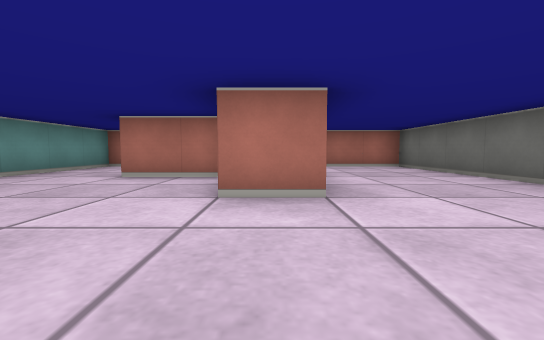
View 1 (above)

13 first-person views from a walk through a cub3D level. The camera is about half as high as the walls, tilts 4° down and sees 90° across. The floor is counted in squares. Each view is taken from the middle of a square. On the plan, view 1 faces up. The plan holds only what a view shows up to about 9 squares ahead; the rest is blank.

View 2
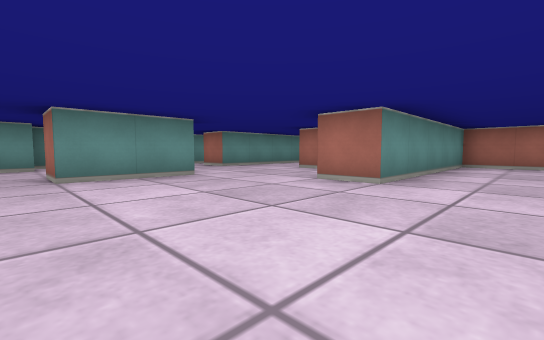

View 3
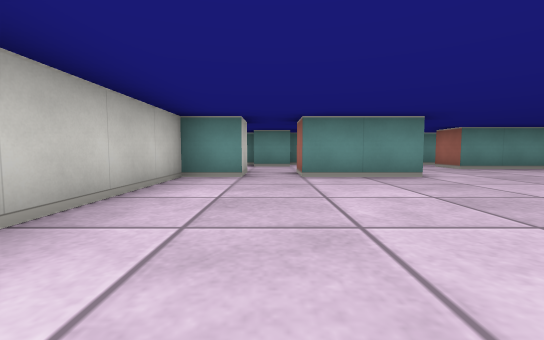

View 4
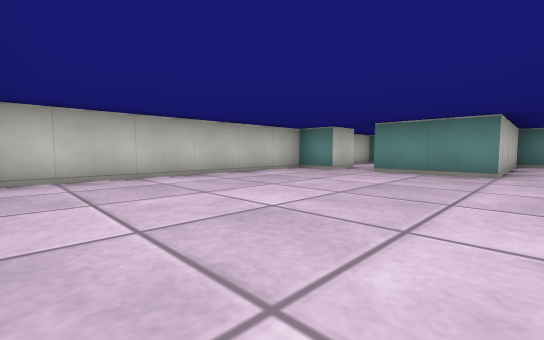

View 5
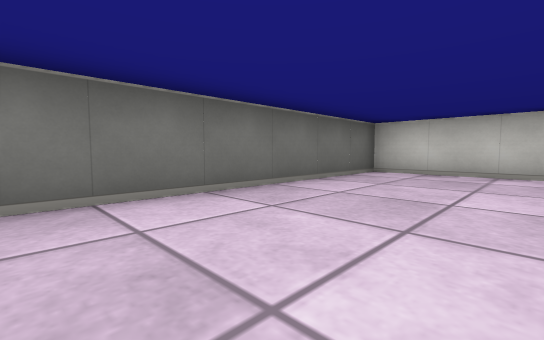

View 6
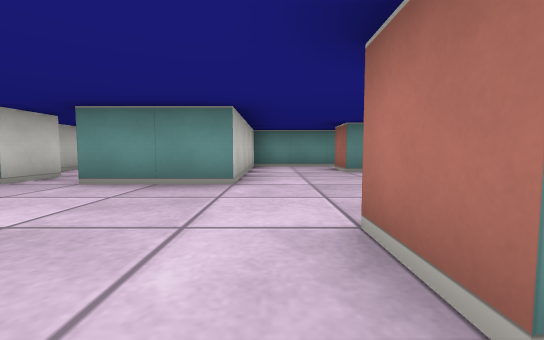

View 7
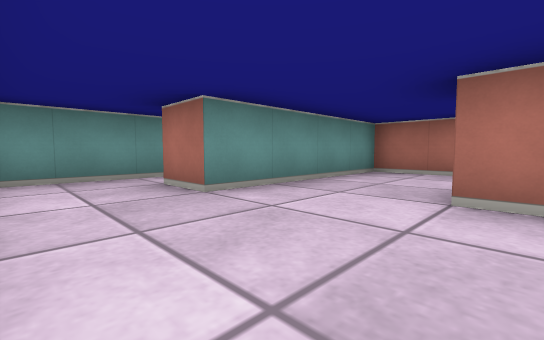

View 8
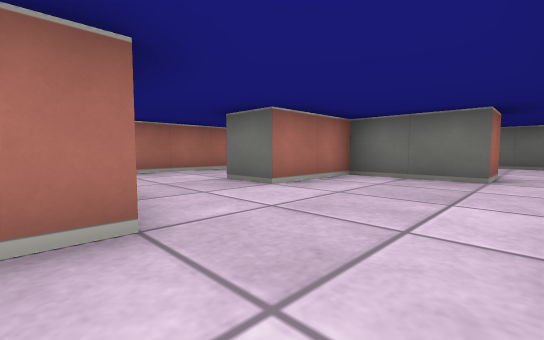

View 9
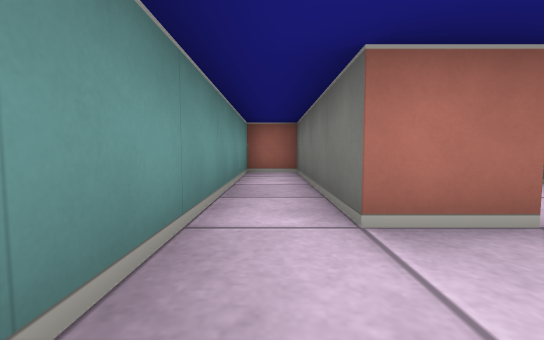

View 10
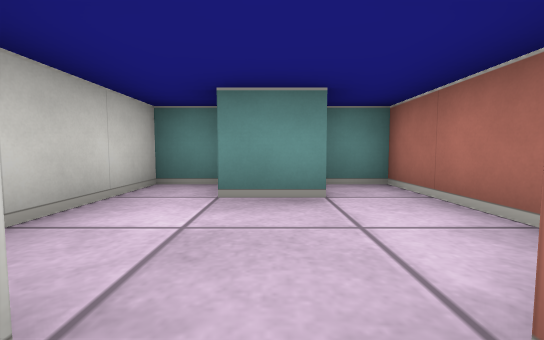

View 11
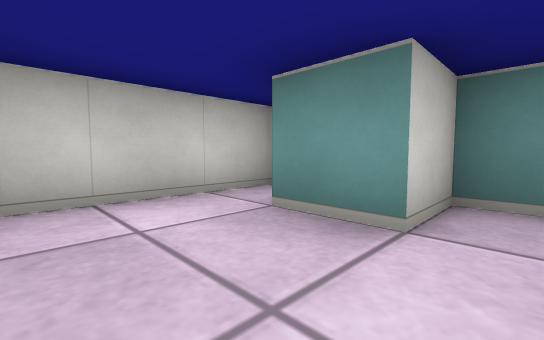

View 12
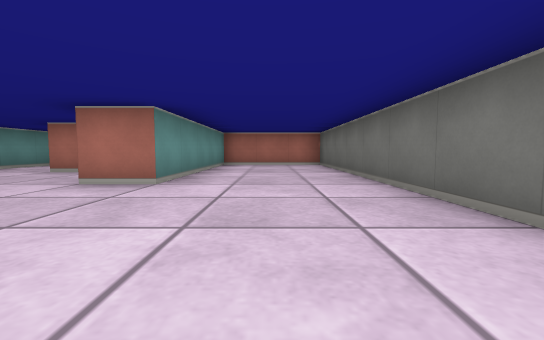

View 13
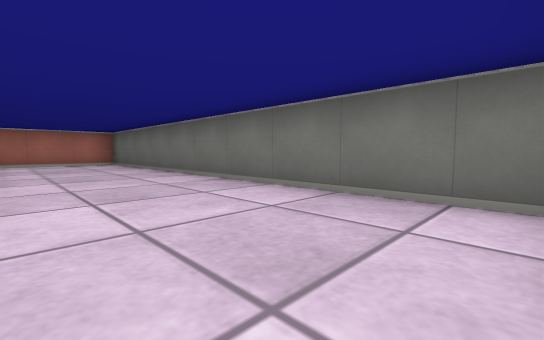

### Floor plan
Points are (right, up) in squares from view 1. A wall is a line through its corners. A room is listed if a view was taken in it or the views show most of it. See-through windows are left out.
Room 1 (views 1, 2, 3, 4, 5, 6, 7, 10, 12, 13)
walls: (-4.5, 1.5) (-2.5, 1.5) (-2.5, -0.5) (-3.5, -0.5); (-3.5, -1.5) (-2.5, -1.5) (-2.5, -2.5) (3.5, -2.5) (3.5, 7.5) (0.5, 7.5) (0.5, 2.5) (-0.5, 2.5) (-0.5, 4.5) (-2.5, 4.5); (-4.5, 4.5) (-4.5, 3.5)
ways out: opening at (-5, 2.5) to room 2; opening at (-3, -1) to room 3; opening at (-3.5, 5) to room 4
Room 2 (views 8, 9)
walls: (-4.5, 3.5) (-5.5, 3.5) (-5.5, 7.5) (-6.5, 7.5) (-6.5, 1.5) (-4.5, 1.5)
ways out: opening at (-5, 2.5) to room 1
Room 3 (view 11)
walls: (-6.5, -1.5) (-6.5, -2.5) (-3.9, -2.5); (-4.5, 0.5) (-6.5, 0.5) (-6.5, -0.5) (-5.5, -0.5) (-5.5, -1.5)
ways out: opening at (-3, -1) to room 1
Room 4 (no view inside)
walls: (-2.5, 4.5) (-2.5, 5.5); (-1, 7.5) (-4.5, 7.5) (-4.5, 4.5)
ways out: opening at (-3.5, 5) to room 1

Where each view was taken, in squares from view 1:
view 1: 0 up, 0 right, facing up
view 2: 1 down, 2 right, facing up-left
view 3: 1 down, 2 right, facing left
view 4: 2 up, 3 right, facing down-left
view 5: 3 up, 1 right, facing down-right
view 6: 2 up, 1 right, facing left
view 7: 2 up, 2 left, facing up-left
view 8: 2 up, 5 left, facing up-right
view 9: 2 up, 6 left, facing up
view 10: 1 down, 3 left, facing left
view 11: 0 up, 4 left, facing down-left
view 12: 1 down, 2 right, facing up
view 13: 2 down, 1 right, facing up-right
